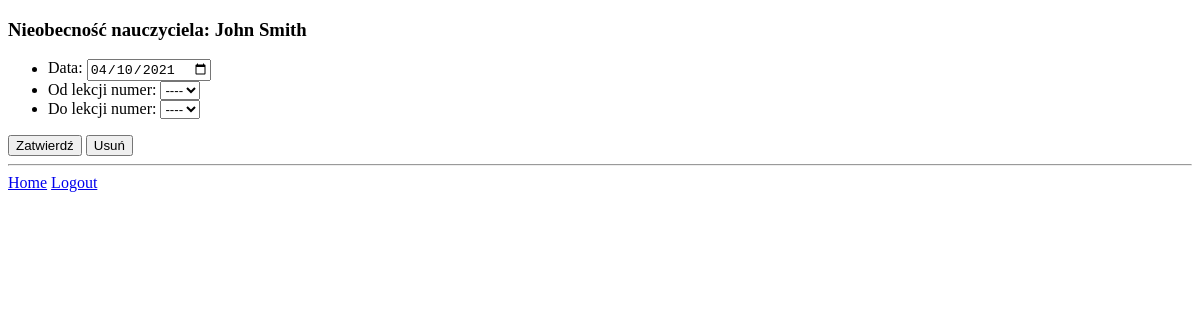
The app's page /school/nieobecnosc-nauczyciela/20/edytuj/ (signed in), older data.
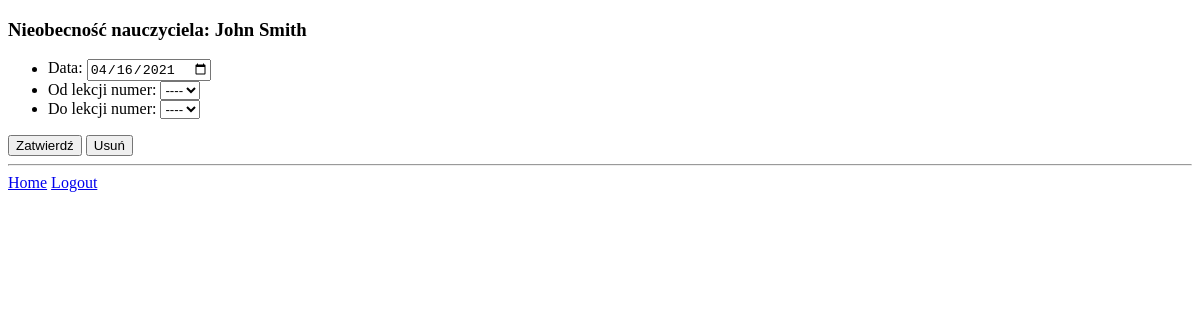
The same page, newer data.
### teacher/models.py (models this page shows, shortened)
class TeachersAbsence(models.Model):
    teacher = models.ForeignKey(Teacher, on_delete=models.CASCADE)
    date = models.DateField()
    from_bell = models.ForeignKey(Bell, on_delete=models.CASCADE, null=True, blank=True, related_name="from_bell")
    to_bell = models.ForeignKey(Bell, on_delete=models.CASCADE, null=True, blank=True, related_name="to_bell")

class Teacher(models.Model):
    user = models.OneToOneField(User, on_delete=models.CASCADE)
    school = models.ForeignKey(School, on_delete=models.CASCADE, null=True)
    is_teacher = models.BooleanField(null=True)
    is_headmaster = models.BooleanField(null=True)
    is_admin = models.BooleanField(null=True)

### teacher/views.py (the view, shortened to what this page needs)
# urls.py: path('nieobecnosc-nauczyciela/<int:teachers_absence_id>/edytuj/', teachers_absence_edit, name='teachers_absence_edit'),
def teachers_absence_edit(request, teachers_absence_id):
    teachers_absence = get_object_or_404(TeachersAbsence, id=teachers_absence_id)
    bells = Bell.objects.filter(school=request.user.teacher.school).order_by('number_of_lesson').all()
    context = {
        'teachers_absence': teachers_absence,
        'bells': bells
    }
    return render(request, 'teacher/teachers_absence_edit.html', context)

### templates/teacher/teachers_absence_edit.html (shortened to what this page needs)
{% extends 'base.html' %}
{% block content %}
<form method="post">
<h3>Nieobecność nauczyciela: {{ teachers_absence.teacher.user.first_name }} {{ teachers_absence.teacher.user.last_name }}</h3>
<ul>
<li>Data: <input name="date" type="date" value="{{ teachers_absence.date|date:"Y-m-d"  }}"></li>
<li>Od lekcji numer:
<select  name="from_bell">
    <option value="-1">----</option>
</select>
</li>
<li>Do lekcji numer:
<select name="to_bell">
    <option value="-1">----</option>
</select>
</li>
</ul>
<button type="submit">Zatwierdź</button>
<button formaction="{% url 'teachers_absence_delete' teachers_absence.id %}">Usuń</button>
</form>
{% endblock %}

Row changes from the older to the newer data that the page shows:
changed TeachersAbsence "John": date "04/10/2021" → "04/16/2021"
